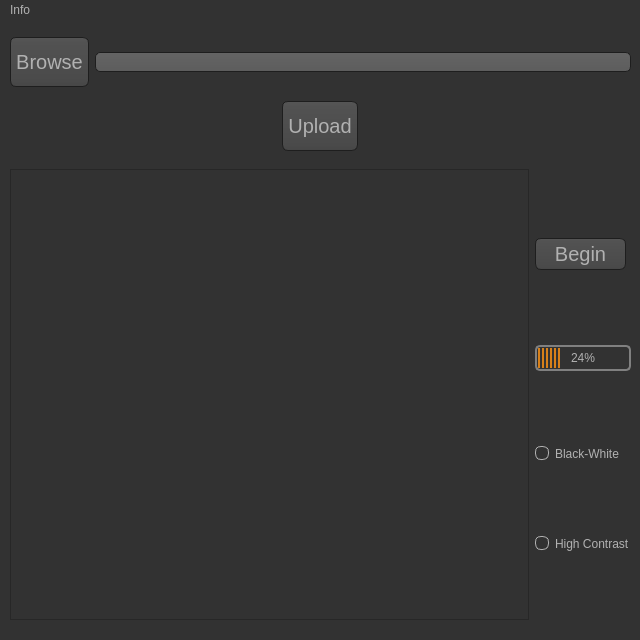
<?xml version="1.0" encoding="UTF-8"?>
<ui version="4.0">
 <class>MainWindow</class>
 <widget class="QMainWindow" name="MainWindow">
  <property name="enabled">
   <bool>true</bool>
  </property>
  <property name="geometry">
   <rect>
    <x>0</x>
    <y>0</y>
    <width>640</width>
    <height>640</height>
   </rect>
  </property>
  <property name="sizePolicy">
   <sizepolicy hsizetype="Preferred" vsizetype="Preferred">
    <horstretch>0</horstretch>
    <verstretch>0</verstretch>
   </sizepolicy>
  </property>
  <property name="minimumSize">
   <size>
    <width>640</width>
    <height>640</height>
   </size>
  </property>
  <property name="maximumSize">
   <size>
    <width>10000</width>
    <height>10000</height>
   </size>
  </property>
  <property name="font">
   <font>
    <family>Yu Gothic UI Light</family>
    <pointsize>14</pointsize>
   </font>
  </property>
  <property name="mouseTracking">
   <bool>false</bool>
  </property>
  <property name="windowTitle">
   <string>Text Finder</string>
  </property>
  <property name="windowIcon">
   <iconset>
    <normaloff>ebook.svg</normaloff>ebook.svg</iconset>
  </property>
  <property name="autoFillBackground">
   <bool>false</bool>
  </property>
  <property name="styleSheet">
   <string notr="true">QToolTip
{
     border: 1px solid black;
     background-color: #ffa02f;
     padding: 1px;
     border-radius: 3px;
     opacity: 100;
}

QWidget
{
    color: #b1b1b1;
    background-color: #323232;
}

QTreeView, QListView
{
    background-color: silver;
    margin-left: 5px;
}

QWidget:item:hover
{
    background-color: QLinearGradient( x1: 0, y1: 0, x2: 0, y2: 1, stop: 0 #ffa02f, stop: 1 #ca0619);
    color: #000000;
}

QWidget:item:selected
{
    background-color: QLinearGradient( x1: 0, y1: 0, x2: 0, y2: 1, stop: 0 #ffa02f, stop: 1 #d7801a);
}

QMenuBar::item
{
    background: transparent;
}

QMenuBar::item:selected
{
    background: transparent;
    border: 1px solid #ffaa00;
}

QMenuBar::item:pressed
{
    background: #444;
    border: 1px solid #000;
    background-color: QLinearGradient(
        x1:0, y1:0,
        x2:0, y2:1,
        stop:1 #212121,
        stop:0.4 #343434/*,
        stop:0.2 #343434,
        stop:0.1 #ffaa00*/
    );
    margin-bottom:-1px;
    padding-bottom:1px;
}

QMenu
{
    border: 1px solid #000;
}

QMenu::item
{
    padding: 2px 20px 2px 20px;
}

QMenu::item:selected
{
    color: #000000;
}

QWidget:disabled
{
    color: #808080;
    background-color: #323232;
}

QAbstractItemView
{
    background-color: QLinearGradient( x1: 0, y1: 0, x2: 0, y2: 1, stop: 0 #4d4d4d, stop: 0.1 #646464, stop: 1 #5d5d5d);
}

QWidget:focus
{
    /*border: 1px solid darkgray;*/
}

QLineEdit
{
    background-color: QLinearGradient( x1: 0, y1: 0, x2: 0, y2: 1, stop: 0 #4d4d4d, stop: 0 #646464, stop: 1 #5d5d5d);
    padding: 1px;
    border-style: solid;
    border: 1px solid #1e1e1e;
    border-radius: 5;
}

QPushButton
{
    color: #b1b1b1;
    background-color: QLinearGradient( x1: 0, y1: 0, x2: 0, y2: 1, stop: 0 #565656, stop: 0.1 #525252, stop: 0.5 #4e4e4e, stop: 0.9 #4a4a4a, stop: 1 #464646);
    border-width: 1px;
    border-color: #1e1e1e;
    border-style: solid;
    border-radius: 6;
    padding: 3px;
    font-size: 20px;
    padding-left: 5px;
    padding-right: 5px;
    min-width: 40px;
}

QPushButton:pressed
{
    background-color: QLinearGradient( x1: 0, y1: 0, x2: 0, y2: 1, stop: 0 #2d2d2d, stop: 0.1 #2b2b2b, stop: 0.5 #292929, stop: 0.9 #282828, stop: 1 #252525);
}

QComboBox
{
    selection-background-color: #ffaa00;
    background-color: QLinearGradient( x1: 0, y1: 0, x2: 0, y2: 1, stop: 0 #565656, stop: 0.1 #525252, stop: 0.5 #4e4e4e, stop: 0.9 #4a4a4a, stop: 1 #464646);
    border-style: solid;
    border: 1px solid #1e1e1e;
    border-radius: 5;
}

QComboBox:hover,QPushButton:hover
{
    border: 2px solid QLinearGradient( x1: 0, y1: 0, x2: 0, y2: 1, stop: 0 #ffa02f, stop: 1 #d7801a);
}


QComboBox:on
{
    padding-top: 3px;
    padding-left: 4px;
    background-color: QLinearGradient( x1: 0, y1: 0, x2: 0, y2: 1, stop: 0 #2d2d2d, stop: 0.1 #2b2b2b, stop: 0.5 #292929, stop: 0.9 #282828, stop: 1 #252525);
    selection-background-color: #ffaa00;
}

QComboBox QAbstractItemView
{
    border: 2px solid darkgray;
    selection-background-color: QLinearGradient( x1: 0, y1: 0, x2: 0, y2: 1, stop: 0 #ffa02f, stop: 1 #d7801a);
}

QComboBox::drop-down
{
     subcontrol-origin: padding;
     subcontrol-position: top right;
     width: 15px;

     border-left-width: 0px;
     border-left-color: darkgray;
     border-left-style: solid; /* just a single line */
     border-top-right-radius: 3px; /* same radius as the QComboBox */
     border-bottom-right-radius: 3px;
 }

QComboBox::down-arrow
{
     image: url(:/dark_orange/img/down_arrow.png);
}

QGroupBox
{
    border: 1px solid darkgray;
    margin-top: 10px;
}

QGroupBox:focus
{
    border: 1px solid darkgray;
}

QTextEdit:focus
{
    border: 1px solid darkgray;
}

QScrollBar:horizontal {
     border: 1px solid #222222;
     background: QLinearGradient( x1: 0, y1: 0, x2: 0, y2: 1, stop: 0.0 #121212, stop: 0.2 #282828, stop: 1 #484848);
     height: 7px;
     margin: 0px 16px 0 16px;
}

QScrollBar::handle:horizontal
{
      background: QLinearGradient( x1: 0, y1: 0, x2: 1, y2: 0, stop: 0 #ffa02f, stop: 0.5 #d7801a, stop: 1 #ffa02f);
      min-height: 20px;
      border-radius: 2px;
}

QScrollBar::add-line:horizontal {
      border: 1px solid #1b1b19;
      border-radius: 2px;
      background: QLinearGradient( x1: 0, y1: 0, x2: 1, y2: 0, stop: 0 #ffa02f, stop: 1 #d7801a);
      width: 14px;
      subcontrol-position: right;
      subcontrol-origin: margin;
}

QScrollBar::sub-line:horizontal {
      border: 1px solid #1b1b19;
      border-radius: 2px;
      background: QLinearGradient( x1: 0, y1: 0, x2: 1, y2: 0, stop: 0 #ffa02f, stop: 1 #d7801a);
      width: 14px;
     subcontrol-position: left;
     subcontrol-origin: margin;
}

QScrollBar::right-arrow:horizontal, QScrollBar::left-arrow:horizontal
{
      border: 1px solid black;
      width: 1px;
      height: 1px;
      background: white;
}

QScrollBar::add-page:horizontal, QScrollBar::sub-page:horizontal
{
      background: none;
}

QScrollBar:vertical
{
      background: QLinearGradient( x1: 0, y1: 0, x2: 1, y2: 0, stop: 0.0 #121212, stop: 0.2 #282828, stop: 1 #484848);
      width: 7px;
      margin: 16px 0 16px 0;
      border: 1px solid #222222;
}

QScrollBar::handle:vertical
{
      background: QLinearGradient( x1: 0, y1: 0, x2: 0, y2: 1, stop: 0 #ffa02f, stop: 0.5 #d7801a, stop: 1 #ffa02f);
      min-height: 20px;
      border-radius: 2px;
}

QScrollBar::add-line:vertical
{
      border: 1px solid #1b1b19;
      border-radius: 2px;
      background: QLinearGradient( x1: 0, y1: 0, x2: 0, y2: 1, stop: 0 #ffa02f, stop: 1 #d7801a);
      height: 14px;
      subcontrol-position: bottom;
      subcontrol-origin: margin;
}

QScrollBar::sub-line:vertical
{
      border: 1px solid #1b1b19;
      border-radius: 2px;
      background: QLinearGradient( x1: 0, y1: 0, x2: 0, y2: 1, stop: 0 #d7801a, stop: 1 #ffa02f);
      height: 14px;
      subcontrol-position: top;
      subcontrol-origin: margin;
}

QScrollBar::up-arrow:vertical, QScrollBar::down-arrow:vertical
{
      border: 1px solid black;
      width: 1px;
      height: 1px;
      background: white;
}


QScrollBar::add-page:vertical, QScrollBar::sub-page:vertical
{
      background: none;
}

QTextEdit
{
    background-color: #242424;
}

QPlainTextEdit
{
    background-color: #242424;
}

QHeaderView::section
{
    background-color: QLinearGradient(x1:0, y1:0, x2:0, y2:1, stop:0 #616161, stop: 0.5 #505050, stop: 0.6 #434343, stop:1 #656565);
    color: white;
    padding-left: 4px;
    border: 1px solid #6c6c6c;
}

QCheckBox:disabled
{
color: #414141;
}

QDockWidget::title
{
    text-align: center;
    spacing: 3px; /* spacing between items in the tool bar */
    background-color: QLinearGradient(x1:0, y1:0, x2:0, y2:1, stop:0 #323232, stop: 0.5 #242424, stop:1 #323232);
}

QDockWidget::close-button, QDockWidget::float-button
{
    text-align: center;
    spacing: 1px; /* spacing between items in the tool bar */
    background-color: QLinearGradient(x1:0, y1:0, x2:0, y2:1, stop:0 #323232, stop: 0.5 #242424, stop:1 #323232);
}

QDockWidget::close-button:hover, QDockWidget::float-button:hover
{
    background: #242424;
}

QDockWidget::close-button:pressed, QDockWidget::float-button:pressed
{
    padding: 1px -1px -1px 1px;
}

QMainWindow::separator
{
    background-color: QLinearGradient(x1:0, y1:0, x2:0, y2:1, stop:0 #161616, stop: 0.5 #151515, stop: 0.6 #212121, stop:1 #343434);
    color: white;
    padding-left: 4px;
    border: 1px solid #4c4c4c;
    spacing: 3px; /* spacing between items in the tool bar */
}

QMainWindow::separator:hover
{

    background-color: QLinearGradient(x1:0, y1:0, x2:0, y2:1, stop:0 #d7801a, stop:0.5 #b56c17 stop:1 #ffa02f);
    color: white;
    padding-left: 4px;
    border: 1px solid #6c6c6c;
    spacing: 3px; /* spacing between items in the tool bar */
}

QToolBar::handle
{
     spacing: 3px; /* spacing between items in the tool bar */
     background: url(:/dark_orange/img/handle.png);
}

QMenu::separator
{
    height: 2px;
    background-color: QLinearGradient(x1:0, y1:0, x2:0, y2:1, stop:0 #161616, stop: 0.5 #151515, stop: 0.6 #212121, stop:1 #343434);
    color: white;
    padding-left: 4px;
    margin-left: 10px;
    margin-right: 5px;
}

QProgressBar
{
    border: 2px solid grey;
    border-radius: 5px;
    text-align: center;
}

QProgressBar::chunk
{
    background-color: #d7801a;
    width: 2.15px;
    margin: 0.5px;
}

QTabBar::tab {
    color: #b1b1b1;
    border: 1px solid #444;
    border-bottom-style: none;
    background-color: #323232;
    padding-left: 10px;
    padding-right: 10px;
    padding-top: 3px;
    padding-bottom: 2px;
    margin-right: -1px;
}

QTabWidget::pane {
    border: 1px solid #444;
    top: 1px;
}

QTabBar::tab:last
{
    margin-right: 0; /* the last selected tab has nothing to overlap with on the right */
    border-top-right-radius: 3px;
}

QTabBar::tab:first:!selected
{
 margin-left: 0px; /* the last selected tab has nothing to overlap with on the right */


    border-top-left-radius: 3px;
}

QTabBar::tab:!selected
{
    color: #b1b1b1;
    border-bottom-style: solid;
    margin-top: 3px;
    background-color: QLinearGradient(x1:0, y1:0, x2:0, y2:1, stop:1 #212121, stop:.4 #343434);
}

QTabBar::tab:selected
{
    border-top-left-radius: 3px;
    border-top-right-radius: 3px;
    margin-bottom: 0px;
}

QTabBar::tab:!selected:hover
{
    /*border-top: 2px solid #ffaa00;
    padding-bottom: 3px;*/
    border-top-left-radius: 3px;
    border-top-right-radius: 3px;
    background-color: QLinearGradient(x1:0, y1:0, x2:0, y2:1, stop:1 #212121, stop:0.4 #343434, stop:0.2 #343434, stop:0.1 #ffaa00);
}

QRadioButton::indicator:checked, QRadioButton::indicator:unchecked{
    color: #b1b1b1;
    background-color: #323232;
    border: 1px solid #b1b1b1;
    border-radius: 6px;
}

QRadioButton::indicator:checked
{
    background-color: qradialgradient(
        cx: 0.5, cy: 0.5,
        fx: 0.5, fy: 0.5,
        radius: 1.0,
        stop: 0.25 #ffaa00,
        stop: 0.3 #323232
    );
}

QCheckBox::indicator{
    color: #b1b1b1;
    background-color: #323232;
    border: 1px solid #b1b1b1;
    width: 9px;
    height: 9px;
}

QRadioButton::indicator
{
    border-radius: 6px;
}

QRadioButton::indicator:hover, QCheckBox::indicator:hover
{
    border: 1px solid #ffaa00;
}

QCheckBox::indicator:checked
{
    image:url(:/dark_orange/img/checkbox.png);
}

QCheckBox::indicator:disabled, QRadioButton::indicator:disabled
{
    border: 1px solid #444;
}


QSlider::groove:horizontal {
    border: 1px solid #3A3939;
    height: 8px;
    background: #201F1F;
    margin: 2px 0;
    border-radius: 2px;
}

QSlider::handle:horizontal {
    background: QLinearGradient( x1: 0, y1: 0, x2: 0, y2: 1,
      stop: 0.0 silver, stop: 0.2 #a8a8a8, stop: 1 #727272);
    border: 1px solid #3A3939;
    width: 14px;
    height: 14px;
    margin: -4px 0;
    border-radius: 2px;
}

QSlider::groove:vertical {
    border: 1px solid #3A3939;
    width: 8px;
    background: #201F1F;
    margin: 0 0px;
    border-radius: 2px;
}

QSlider::handle:vertical {
    background: QLinearGradient( x1: 0, y1: 0, x2: 0, y2: 1, stop: 0.0 silver,
      stop: 0.2 #a8a8a8, stop: 1 #727272);
    border: 1px solid #3A3939;
    width: 14px;
    height: 14px;
    margin: 0 -4px;
    border-radius: 2px;
}

QAbstractSpinBox {
    padding-top: 2px;
    padding-bottom: 2px;
    border: 1px solid darkgray;

    border-radius: 2px;
    min-width: 50px;
}
QMainWindow{
	border-top: 2px solid black;
}</string>
  </property>
  <property name="iconSize">
   <size>
    <width>64</width>
    <height>64</height>
   </size>
  </property>
  <property name="toolButtonStyle">
   <enum>Qt::ToolButtonIconOnly</enum>
  </property>
  <widget class="QWidget" name="centralwidget">
   <property name="minimumSize">
    <size>
     <width>0</width>
     <height>0</height>
    </size>
   </property>
   <property name="maximumSize">
    <size>
     <width>1000000</width>
     <height>1000000</height>
    </size>
   </property>
   <widget class="QWidget" name="horizontalLayoutWidget">
    <property name="geometry">
     <rect>
      <x>10</x>
      <y>150</y>
      <width>621</width>
      <height>451</height>
     </rect>
    </property>
    <layout class="QHBoxLayout" name="horizontalLayout">
     <item>
      <widget class="QGraphicsView" name="graphicsView"/>
     </item>
     <item>
      <layout class="QVBoxLayout" name="verticalLayout">
       <item>
        <widget class="QPushButton" name="pushButton">
         <property name="minimumSize">
          <size>
           <width>52</width>
           <height>30</height>
          </size>
         </property>
         <property name="maximumSize">
          <size>
           <width>91</width>
           <height>32</height>
          </size>
         </property>
         <property name="text">
          <string>Begin</string>
         </property>
         <property name="checkable">
          <bool>false</bool>
         </property>
         <property name="default">
          <bool>false</bool>
         </property>
         <property name="flat">
          <bool>false</bool>
         </property>
        </widget>
       </item>
       <item>
        <widget class="QProgressBar" name="progressBar">
         <property name="sizePolicy">
          <sizepolicy hsizetype="Preferred" vsizetype="Fixed">
           <horstretch>0</horstretch>
           <verstretch>0</verstretch>
          </sizepolicy>
         </property>
         <property name="styleSheet">
          <string notr="true">    border: 2px solid grey;
    border-radius: 5px;
    text-align: center;</string>
         </property>
         <property name="value">
          <number>24</number>
         </property>
         <property name="alignment">
          <set>Qt::AlignCenter</set>
         </property>
         <property name="textVisible">
          <bool>true</bool>
         </property>
         <property name="orientation">
          <enum>Qt::Horizontal</enum>
         </property>
         <property name="textDirection">
          <enum>QProgressBar::TopToBottom</enum>
         </property>
         <property name="format">
          <string>%p%</string>
         </property>
        </widget>
       </item>
       <item>
        <widget class="QRadioButton" name="radioButton_2">
         <property name="text">
          <string>Black-White</string>
         </property>
        </widget>
       </item>
       <item>
        <widget class="QRadioButton" name="radioButton">
         <property name="styleSheet">
          <string notr="true"/>
         </property>
         <property name="text">
          <string>High Contrast</string>
         </property>
        </widget>
       </item>
      </layout>
     </item>
    </layout>
   </widget>
   <widget class="QWidget" name="verticalLayoutWidget_2">
    <property name="geometry">
     <rect>
      <x>10</x>
      <y>10</y>
      <width>621</width>
      <height>131</height>
     </rect>
    </property>
    <layout class="QVBoxLayout" name="verticalLayout_4">
     <item>
      <layout class="QHBoxLayout" name="horizontalLayout_2">
       <item alignment="Qt::AlignVCenter">
        <widget class="QPushButton" name="pushButton_2">
         <property name="sizePolicy">
          <sizepolicy hsizetype="Minimum" vsizetype="Minimum">
           <horstretch>0</horstretch>
           <verstretch>0</verstretch>
          </sizepolicy>
         </property>
         <property name="minimumSize">
          <size>
           <width>52</width>
           <height>50</height>
          </size>
         </property>
         <property name="font">
          <font>
           <pointsize>-1</pointsize>
          </font>
         </property>
         <property name="text">
          <string>Browse</string>
         </property>
        </widget>
       </item>
       <item>
        <widget class="QLineEdit" name="lineEdit"/>
       </item>
      </layout>
     </item>
     <item alignment="Qt::AlignHCenter">
      <widget class="QPushButton" name="pushButton_3">
       <property name="sizePolicy">
        <sizepolicy hsizetype="Fixed" vsizetype="Fixed">
         <horstretch>0</horstretch>
         <verstretch>0</verstretch>
        </sizepolicy>
       </property>
       <property name="minimumSize">
        <size>
         <width>52</width>
         <height>50</height>
        </size>
       </property>
       <property name="layoutDirection">
        <enum>Qt::LeftToRight</enum>
       </property>
       <property name="text">
        <string>Upload</string>
       </property>
      </widget>
     </item>
    </layout>
   </widget>
  </widget>
  <widget class="QMenuBar" name="menuBar">
   <property name="geometry">
    <rect>
     <x>0</x>
     <y>0</y>
     <width>640</width>
     <height>21</height>
    </rect>
   </property>
   <widget class="QMenu" name="Info">
    <property name="title">
     <string>Info</string>
    </property>
    <addaction name="About"/>
   </widget>
   <addaction name="Info"/>
  </widget>
  <action name="About">
   <property name="text">
    <string>About...</string>
   </property>
  </action>
 </widget>
 <resources/>
 <connections/>
</ui>
